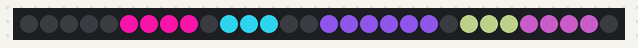
The sketch below on a simulated Arduino Uno, built with avr-gcc and run on an emulated ATmega328P. Parts: 30 RGB LEDs in strip order, left to right. Dim RGB values are drawn brighter than linear; random numbers use the default seed unless the sketch sets one.

Above: at 0.1 s.
At 10.1 s:
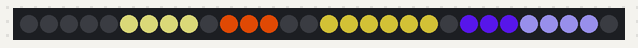
At 30.1 s:
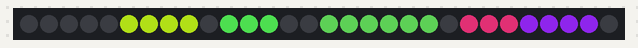
At 60.1 s:
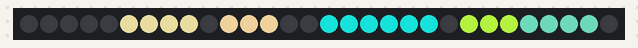
At 90.1 s:
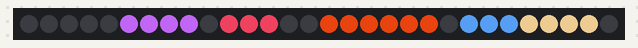
At 120.1 s:
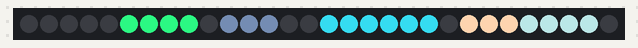

Measured:
- what the display in image 1 shows lasts 10.0 s, from 10.0 s to 20.0 s

The sketch:

box_lights.ino
```cpp
#include <Adafruit_NeoPixel.h>

#define PIN 0

// Parameter 1 = number of pixels in strip
// Parameter 2 = Arduino pin number (most are valid)
// Parameter 3 = pixel type flags, add together as needed:
//   NEO_KHZ800  800 KHz bitstream (most NeoPixel products w/WS2812 LEDs)
//   NEO_KHZ400  400 KHz (classic 'v1' (not v2) FLORA pixels, WS2811 drivers)
//   NEO_GRB     Pixels are wired for GRB bitstream (most NeoPixel products)
//   NEO_RGB     Pixels are wired for RGB bitstream (v1 FLORA pixels, not v2)
Adafruit_NeoPixel strip = Adafruit_NeoPixel(30, PIN, NEO_GRB + NEO_KHZ800);

// IMPORTANT: To reduce NeoPixel burnout risk, add 1000 uF capacitor across
// pixel power leads, add 300 - 500 Ohm resistor on first pixel's data input
// and minimize distance between Arduino and first pixel.  Avoid connecting
// on a live circuit...if you must, connect GND first.

void setup() {
  strip.begin();
  strip.show(); // Initialize all pixels to 'off'
}

void loop() {
  set_random_color(5, 9);
  set_random_color(10, 13);
  set_random_color(15, 21);
  set_random_color(22, 25);
  set_random_color(25, 29);

  strip.show();
  delay(10000);
}

void set_random_color(int i, int j) {
  int r = random(0, 255),
      g = random(0, 255),
      b = random(0, 255);
  for (; i < j; i++)
    strip.setPixelColor(i, r, g, b);
}
```
